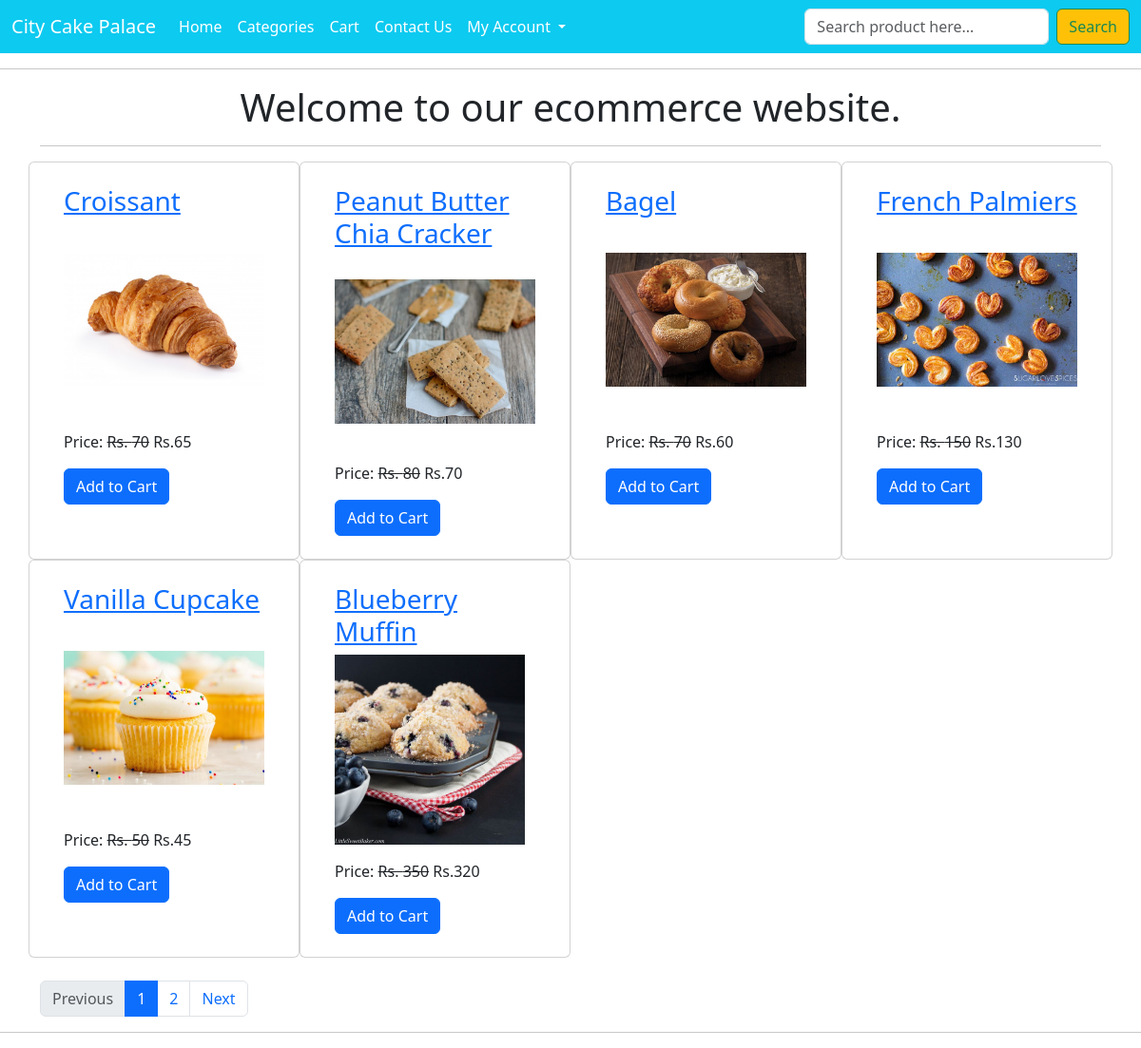
/, run on an earlier commit of the app's database.
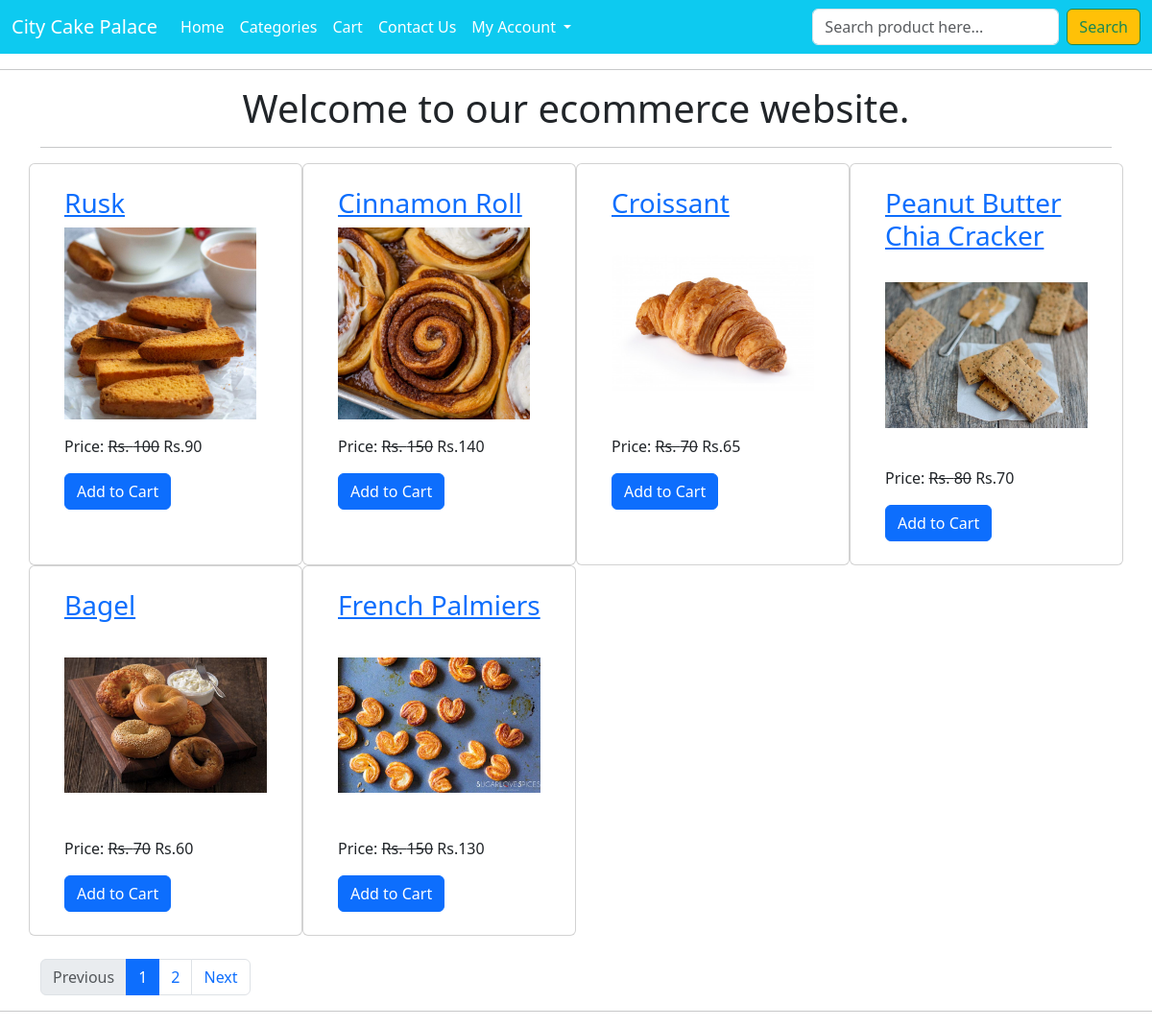
And on a later commit of the database.
### ecomapp/models.py (models this page shows, shortened)
class Product(models.Model):
    title = models.CharField(max_length=40)
    slug = models.SlugField(unique=True)
    category = models.ForeignKey(Category,on_delete=models.CASCADE)
    image = models.ImageField(upload_to="products")
    marked_price = models.PositiveIntegerField()
    selling_price = models.PositiveIntegerField()
    description =   models.TextField()
    expiry = models.DateField()
    return_policy =models.CharField(max_length=300, null=True,blank = True)
    view_count = models.PositiveIntegerField()

### ecomapp/views.py (the view)
# urls.py: path("",HomeView.as_view(),name="home"),
class HomeView(TemplateView):
    template_name = "home.html"
    def get_context_data(self, **kwargs):
        context =  super().get_context_data(**kwargs)
        all_products = Product.objects.all().order_by("-id")
        paginator = Paginator(all_products,6)
        page_number = self.request.GET.get("page")
        product_list = paginator.get_page(page_number)
        context['product_list'] = product_list
        return context

### templates/home.html (shortened to what this page needs)
{% extends 'base.html' %}
{% block content %}
<div class="container">
    <h1 class="text-center">Welcome to our ecommerce website.</h1>
    <hr>
        <div class="row mt-3">
            {% for p in product_list %}
                <div class="col-md-3 card">
                    <div class="m-4">
                        <h3><a href="{% url 'ecomapp:productdetail' p.slug %}">{{ p.title }}</a></h3>
                        <img src="{{p.image.url}}" class="img-fluid" style="height:200px; object-fit:contain;" />
                        <p class="mt-3">Price: <strike>Rs. {{p.marked_price}}</strike> Rs.{{p.selling_price}}</p>
                        <a href="{% url 'ecomapp:addtocart' p.id %}" class="btn btn-primary">Add to Cart</a>
                    </div>
                </div>
            {% endfor %}
        </div>
<br/>
        <nav aria-label="...">
            <ul class="pagination">
              {% if product_list.has_previous %}
                <li class="page-item">
                  <a class="page-link" href="?page={{ product_list.previous_page_number }}">Previous</a>
                </li>
              {% else %}
                <li class="page-item disabled">
                  <a class="page-link" href="#" tabindex="-1" aria-disabled="true">Previous</a>
                </li>
              {% endif %}
              {% for i in product_list.paginator.page_range %}
                {% if i == product_list.number %}
                  <li class="page-item active"><a class="page-link" href="">{{i}}</a></li>
                {% else %}
                  <li class="page-item"><a class="page-link" href="?page={{i}}">{{i}}</a></li>
                {% endif %}
              {% endfor %}
              {% if product_list.has_next %}
                <li class="page-item">
                  <a class="page-link" href="?page={{ product_list.next_page_number }}">Next</a>
                </li>
              {% else %}
                <li class="page-item disabled">
                  <a class="page-link" href="#" tabindex="-1" aria-disabled="true">Next</a>
                </li>
              {% endif %}
            </ul>
          </nav>
</div>
    {% endblock content %}

### templates/base.html (shortened to what this page needs)
<!DOCTYPE html>
<html lang="en">
<head>
    <link href="https://cdn.jsdelivr.net/npm/bootstrap@5.3.1/dist/css/bootstrap.min.css" rel="stylesheet">
</head>
<body>
<nav class="navbar navbar-expand-lg navbar-dark bg-info">
            <div class="container-fluid">
              <a class="navbar-brand" href="{% url 'ecomapp:home' %}">City Cake Palace</a>
              <div class="collapse navbar-collapse" id="navbarSupportedContent">
                <ul class="navbar-nav me-auto mb-2 mb-lg-0">
                  <li class="nav-item">
                    <a class="nav-link active" aria-current="page" href="{% url 'ecomapp:home' %}">Home</a>
                  </li>
                  <li class="nav-item">
                    <a class="nav-link active" href="{% url 'ecomapp:allproducts' %}">Categories</a>
                  </li>
                  <li class="nav-item">
                    <a class="nav-link active" href="{% url 'ecomapp:mycart' %}">Cart</a>
                  </li>
                  <li class="nav-item">
                    <a class="nav-link active" aria-current="page" href="{% url 'ecomapp:contact' %}">Contact Us</a>
                  </li>
                  <li class="nav-item dropdown">
                    <a class="nav-link active dropdown-toggle" href="#" role="button" data-bs-toggle="dropdown" aria-expanded="false">
                      My Account
                    </a>
                  </li>
                </ul>
                <form class="d-flex" role="search" action="{% url 'ecomapp:search' %}" method="GET">
                  <input class="form-control me-2" name="keyword" type="search" placeholder="Search product here..." aria-label="Search">
                  <button class="btn btn-outline-success btn-warning" type="submit">Search</button>
                </form>
              </div>
            </div>
          </nav>
    <hr/>
{% block content %}{% endblock content %}
<hr/>
   </body>
</html>

What changed in the data, as far as the page shows it:
no longer on this page (row unchanged): Product: title "Vanilla Cupcake", image (picture), marked_price "50", selling_price "45"
no longer on this page (row unchanged): Product: title "Blueberry Muffin", image (picture), marked_price "350", selling_price "320"
added Product: title "Rusk", image (picture), marked_price "100", selling_price "90"
added Product: title "Cinnamon Roll", image (picture), marked_price "150", selling_price "140"
